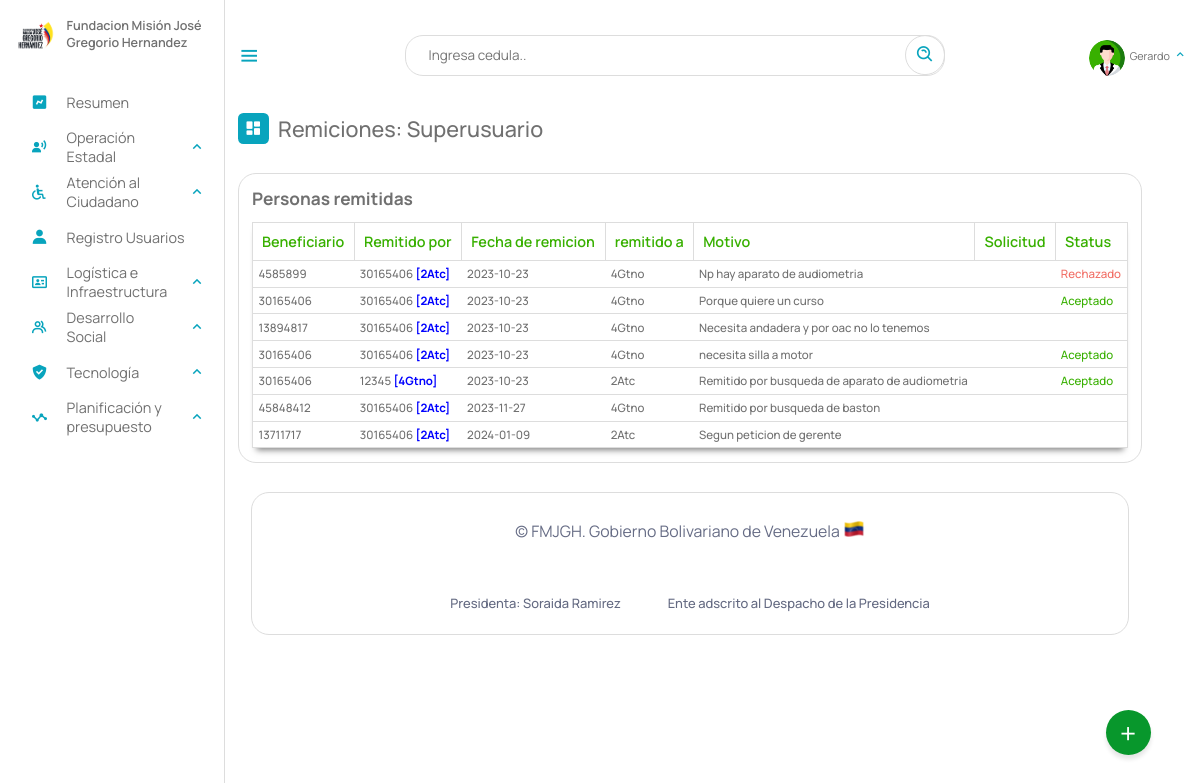
Page /Escritorio/01-remitidos_oac.php (signed in) on the committed database.
### tables this page shows
CREATE TABLE `remitidos` (
  `id` int(11) NOT NULL AUTO_INCREMENT,
  `cedula` int(12) NOT NULL,
  `departamento` varchar(5) NOT NULL,
  `coordinacion` varchar(12) DEFAULT NULL,
  `por` text NOT NULL,
  `gerencia_remitente` varchar(5) NOT NULL,
  `fecha` date NOT NULL,
  `motivo` text NOT NULL,
  `statu` text DEFAULT NULL,
  PRIMARY KEY (`id`),
  KEY `cedula` (`cedula`),
  KEY `departamento` (`departamento`),
  KEY `gerencia_remitente` (`gerencia_remitente`),
  KEY `coordinacion` (`coordinacion`),
  CONSTRAINT `remitidos_ibfk_1` FOREIGN KEY (`departamento`) REFERENCES `gerencia` (`id`) ON DELETE CASCADE ON UPDATE CASCADE,
  CONSTRAINT `remitidos_ibfk_2` FOREIGN KEY (`gerencia_remitente`) REFERENCES `gerencia` (`id`) ON DELETE CASCADE ON UPDATE CASCADE
);

### php/6-remitir.php (called while the page is built, shortened)
<?php
include_once("ManejadorBD.php");
class remitido extends ManejadorBD{
        private $cnn;
        public function __construct($tipoConexion){
            $this->cnn = parent::conectar($tipoConexion);
        }
		public function consultarTodosRemitidosSUPERADMIN(){
			try{
				$stmt = $this->cnn->prepare("SELECT * FROM remitidos WHERE 1");
				$stmt->setFetchMode(PDO::FETCH_ASSOC);
				$stmt->execute();
				return $stmt->fetchAll();
	        }catch(PDOException $error) {
				echo "Error: ejecutando consulta SQL.".$error->getMessage();
				exit();
	        }
		}
}

### php/ManejadorBD.php (called while the page is built, shortened)
<?php
	class ManejadorBD extends PDO {
		public $srv	= SRV;
		public $usr	= USR;
		public $pas	= PAS;
		public $dbn	= BDN;
		public function conectar($tipoConexion){
			try{
				switch ($tipoConexion) {
				    case 1:
				        $dsn = "mysql:host=$this->srv;dbname=$this->dbn";
				        break;
				}
				$dbh = new PDO($dsn, $this->usr, $this->pas);
    			$dbh->setAttribute(PDO::ATTR_ERRMODE, PDO::ERRMODE_EXCEPTION);
			}catch(PDOException $error){
                echo "Error al Conectar con la Base de Datos: ".$error->getMessage();
                exit();
			}
            $this->conexionBD = $dbh;
			return $this->conexionBD;
		}
	}
?>

### Escritorio/01-remitidos_oac.php (the view, shortened to what this page needs)
<?php
include_once("partearriba.php");
?>
<div class="dash-contenido">
    <div class="overview">
        <div class="titulo">
            <i class='bx bxs-dashboard'> </i>
            <span class="link-name">Remiciones: <?php echo $rol ?></span>
        </div>
    </div>
    <div class="tabla-atencion">
        <h2>Personas remitidas</h2>
        <table>
            <thead>
                <tr>
                    <th>Beneficiario</th>
                    <th>Remitido por</th>
                    <th>Fecha de remicion</th>
                    <th>remitido a</th>
                    <th>Motivo</th>
                    <th>Solicitud</th>
                    <th>Status</th>
                </tr>
            </thead>
            <tbody>
                <?php
                include_once("../php/6-remitir.php");
                $aten = new remitido(1);
                if ($rol == "Superusuario") {
                    $consulta = $aten->consultarTodosRemitidosSUPERADMIN();
                    if ($consulta) {
                        foreach ($consulta as $registros) {
                        ?>
                            <tr>
                                <td><?php echo $registros["cedula"] ?></td>
                                <td><?php echo $registros["por"] . " <span style='color: blue;'><b>[" . $registros["gerencia_remitente"] . "]</b></span>" ?></td>
                                <td><?php echo $registros["fecha"] ?></td>
                                <td><?php echo $registros["departamento"] ?></td>
                                <td><?php echo $registros["motivo"] ?></td>
                                <td><?php echo $registros["solicitud"] ?></td>
                                <?php if ($registros["statu"] == "Aceptado") { ?>
                                    <td style="color: #38b000"><?php echo  $registros["statu"] ?></td>
                                <?php } elseif ($registros["statu"] == "Rechazado") { ?>
                                    <td style="color: #f16d64"><?php echo  $registros["statu"] ?></td>
                                <?php   }else{
                                    echo "<td></td>";
                                } ?>
                            </tr>
                        <?php
                        }
                    }
                }
                ?>
            </tbody>
        </table>
    </div>
</div>
<?php
include_once("parteabajo.php");
?>

### Escritorio/partearriba.php (shortened to what this page needs)
<!DOCTYPE html>
<html lang="es">
<head>
    <link rel="stylesheet" href="estilo.css">
    <link rel="stylesheet" href="dash.css">
    <link rel="stylesheet" href="02-buttons/01-buttons.css">
    <link href='https://unpkg.com/boxicons@2.1.4/css/boxicons.min.css' rel='stylesheet'>
<link rel="stylesheet" href="https://cdnjs.cloudflare.com/ajax/libs/font-awesome/6.5.2/css/all.min.css" />
</head>
<body>
    <?php
    if (isset($_SESSION['cedula'])) {
        $NombreUsuarioActivo = $_SESSION['nombre'];
        $rol = $_SESSION["rol"];
        $gerencia = $_SESSION['gerencia'];
    }
    switch ($rol) {
        case "3supe":
            $rol = "Superusuario";
            break;
    }
    ?>
    <nav class="sidebar">
        <header>
            <div class="image-text">
                <span class="image">
                    <img src="logo3.png" alt="logo">
                </span>
                <div class="text header-text">
                    <span class="name">Fundacion Misión José Gregorio Hernandez</span>
                </div>
            </div>
        </header>
        <ul class="nav-links">
            <li>
                <a href="index.php">
                    <i class='bx bxs-chart'></i>
                    <span class="link-name">Resumen</span>
                </a>
            </li>
            <?php
            if ($gerencia == "4Gtno" || $rol == "Superusuario") {
            ?>
                <li>
                    <div class="ioncn-link">
                        <a>
                            <i class='bx bxs-user-voice'></i>
                            <span class="link-name">Operación Estadal</span>
                        </a>
                        <i class='bx bx-chevron-up'></i>
                    </div>
                </li>
            <?php
            }
            ?>
            <?php
            if ($gerencia == "2Atc" || $rol == "Superusuario") {
            ?>
                <li>
                    <div class="ioncn-link">
                        <a>
                            <i class='bx bx-handicap'></i>
                            <span class="link-name">Atención al Ciudadano</span>
                        </a>
                        <i class='bx bx-chevron-up'></i>
                    </div>
                </li>
            <?php
            }
            ?>
            <?php
            if ($rol == "Administrador" || $rol == "Superusuario") {
            ?>
                <li>
                    <a href="03-registro.php">
                        <i class='bx bxs-user'></i>
                        <span class="link-name">Registro Usuarios</span>
                    </a>
                </li>
            <?php
            }
            ?>
            <?php
            if ($gerencia == "5Logi" || $rol == "Superusuario") {
            ?>
                <li>
                    <div class="ioncn-link">
                        <a>
                            <i class='bx bx-id-card'></i>
                            <span class="link-name">Logística e Infraestructura</span>
                        </a>
                        <i class='bx bx-chevron-up'></i>
                    </div>
                </li>
            <?php
            }
            ?>
            <?php
            if ($gerencia == "3Gtnd" || $rol == "Superusuario") {
            ?>
                <li>
                    <div class="ioncn-link">
                        <a>
                            <i class='bx bx-group'></i>
                            <span class="link-name">Desarrollo Social</span>
                        </a>
                        <i class='bx bx-chevron-up'></i>
                    </div>
                </li>
            <?php
            }
            ?>
            <?php
            if ($rol == "Superusuario") {
            ?>
                <li>
                    <div class="ioncn-link">
                        <a>
                            <i class='bx bxs-check-shield'></i>
                            <span class="link-name">Tecnología</span>
                        </a>
                        <i class='bx bx-chevron-up'></i>
                    </div>
                </li>
            <?php
            }
            ?>
            <?php
            if ($rol == "Superusuario" || $gerencia == "6Plan") {
            ?>
                 <li>
                <div class="ioncn-link">
                    <a>
                    <i class='bx bx-stats'></i>
                        <span class="link-name">Planificación y presupuesto</span>
                    </a>
                    <i class='bx bx-chevron-up'></i>
                </div>
            </li>
            <?php
            }
            ?>
        </ul>
    </nav>
    <main class="menu-dash">
        <div class="top">
            <i class='bx bx-menu sidebar-toggle'></i>
            <div class="busqueda">
                <input type="text" id="input_search" placeholder="Ingresa cedula..">
                <a href="#" class="search" id="search"><i class='bx bx-search-alt bx-rotate-90'></i></a>
            </div>
            <li>
                <div class="ioncn-link">
                    <a><?php
                            if($_SESSION["profile_photo"]){
                                $ruta = "fotos_perfil/". $_SESSION["profile_photo"];
                            }else{
                                $ruta = "profile.png";
                            }
                        ?>
                        <div class="img-profi">
                             <img src="<?php echo $ruta ?>" alt="">
                        </div>
                        <span class="link_name" id="user_active"><?php echo $NombreUsuarioActivo ?></span>
                    </a>
                    <i class='bx bx-chevron-up'></i>
                </div>
            </li>
        </div>
        <div class="action">
            <span class="abrir" onclick="actionToggle()">+</span>
        </div>

### Escritorio/parteabajo.php (shortened to what this page needs)
<div class="footer__info container">
    <span class="footer_copy">
        &#169; FMJGH. Gobierno Bolivariano de Venezuela <img src="ve.png">
    </span>
    <br><br>
    <div class="footer__privacy">
        <a>Presidenta: Soraida Ramirez</a>
        <a>Ente adscrito al Despacho de la Presidencia</a>
    </div>
</div>
</main>
</body>
</html>

### Escritorio/estilo.css (style rules this page uses)
* { font-family: 'Manrope', sans-serif; margin: 0; padding: 0; box-sizing: border-box; scroll-behavior: smooth; }
:root { --body-color: ; --tran-03:all 0.2 ease ; --tran-03:all 0.3s ease ; --tran-03:all 0.4s ease ; --tran-03:all 0.5s ease ; }
body { height: 100vh; background-color: #fff; }
.sidebar .text { font-size: 14px; font-weight: 500; color: #707070; }
.sidebar .image { min-width: 60px; display: flex; align-items: center; }
.sidebar { position: fixed; top: 0; left: 0; height: 100%; width: 250px; padding: 20px 0px 0px 14px ; background-color: #fff; transition: 0.3s; border-right: 1px solid #ddd; }
.sidebar header { position: relative; }
.sidebar .image-text img { width: 50px; border-radius: 6px; }
.sidebar header .image-text { display: flex; align-items: center; }
header .image-text .header-text { display: flex; flex-direction: column; transition: 0.3; }
.header-text .name { font-weight: 600; text-align: left; margin-top: -2px; }
.sidebar .nav-links { background-color: rgb(255, 255, 255); height: 100%; padding-top: 30px; }
.sidebar .nav-links li { position: relative; list-style: none; transition: all 0.4s ease; }
.sidebar .nav-links li .ioncn-link { display: flex; align-items: left; justify-content: space-between; }
.bx-chevron-up { transition: transform .3s; }
.sidebar .nav-links li i { height: 50px; min-width: 60px; text-align: center; line-height: 50px; color:#08A4BD ; font-size: 20px; }
.sidebar .nav-links li a { text-decoration: none; display: flex; align-items: center; justify-content: left; }
.sidebar .nav-links li a .link-name { font-size: 16px; font-weight: 400; color: #707070; transition: 0.3s ease; }
.menu-dash { position: relative; left: 250px; background-color: #fff; height: 100vh; width: calc(100% - 300px); padding: 10px 14px; transition: 0.3s; }
.menu-dash .top { display: flex; position: fixed; top: 0px; left: 250px; align-items: center; justify-content: space-between; width: calc(100% - 250px); backdrop-filter: blur(15px); padding: 10px 14px; transition: 0.3; height: 123px; z-index: 500; }
.menu-dash .top .sidebar-toggle { font-size: 26px; cursor: pointer; color: #08A4BD; }
.menu-dash .top .busqueda { position: relative; height: 45px; max-width: 600px; width: 100%; margin: 0 30px; }
.top .busqueda input { height: 100%; width: 100%; position: absolute; border: 1px solid #ddd; padding: 0 50px 0 25px; outline: none; font-size: 15px; border-radius: 20px; }
.top .busqueda i { position: absolute; right: 0px; font-size: 22px; z-index: 10; top: 50%; transform: translateY(-50%); color: #08A4BD; padding: 10px; border: 1px solid #ddd; border-radius: 50px; }
.top img { width: 40px; border-radius: 100%; margin-top: 10px; height: 40px; object-fit: cover; }
.menu-dash .top .link_name { font-size: 12px; }
.menu-dash .top i { color: #08A4BD; }
.menu-dash .dash-contenido { padding-top: 45px; }
.menu-dash .titulo { display: flex; align-items: center; margin: 70px 0 30px 0; }
.menu-dash .titulo i { position: relative; height: 35px; width: 35px; background-color: #08A4BD; border-radius: 6px; color: #fff; display: flex; align-items: center; justify-content: center; font-size: 20px; }
.menu-dash .titulo .link-name { font-size: 24PX; font-weight: 500; color: #707070; margin-left: 10px; }
.menu-dash .top li { list-style: none; }
.menu-dash .top li .ioncn-link { display: flex; justify-content: space-between; align-items: center; }
.menu-dash .top li .ioncn-link a { text-decoration: none; display: flex; align-items: center; justify-content: center; gap: 5px; flex-wrap: nowrap; position: relative; color: #707070; }
.container { background-color: #fff; border: 1px solid #ddd; max-width: 100%; border-radius: 20px; padding: 30px; margin: 0 15px; }
.action { position: fixed; bottom: 50px; right: 55px; width: 50px; height: 50px; background: #08972c; border-radius: 50%; cursor: pointer; box-shadow: 0 5px 5px rgba(0,0,0,0.1); z-index: 50; }
.action span { position: relative; width: 100%; height: 100%; display: flex; justify-content: center; align-items: center; color: #fff; font-size: 2em; transition: 0.3s ease-in-out; }
table { width: 100%; }

### Escritorio/02-buttons/01-buttons.css (style rules this page uses)
body { margin: 0; padding: 0; }

### rows in the picture
remitidos: cedula "4585899", por "30165406", gerencia_remitente "2Atc", fecha "2023-10-23", departamento "4Gtno", motivo "Np hay aparato de audiometria", statu "Rechazado"
remitidos: cedula "30165406", por "30165406", gerencia_remitente "2Atc", fecha "2023-10-23", departamento "4Gtno", motivo "Porque quiere un curso", statu "Aceptado"
remitidos: cedula "13894817", por "30165406", gerencia_remitente "2Atc", fecha "2023-10-23", departamento "4Gtno", motivo "Necesita andadera y por oac no lo tenemos"
remitidos: cedula "30165406", por "30165406", gerencia_remitente "2Atc", fecha "2023-10-23", departamento "4Gtno", motivo "necesita silla a motor", statu "Aceptado"
remitidos: cedula "30165406", por "12345", gerencia_remitente "4Gtno", fecha "2023-10-23", departamento "2Atc", motivo "Remitido por busqueda de aparato de audiometria", statu "Aceptado"
remitidos: cedula "45848412", por "30165406", gerencia_remitente "2Atc", fecha "2023-11-27", departamento "4Gtno", motivo "Remitido por busqueda de baston"
remitidos: cedula "13711717", por "30165406", gerencia_remitente "2Atc", fecha "2024-01-09", departamento "2Atc", motivo "Segun peticion de gerente"

### other values in the picture
$NombreUsuarioActivo "Gerardo"
$rol "Superusuario"
